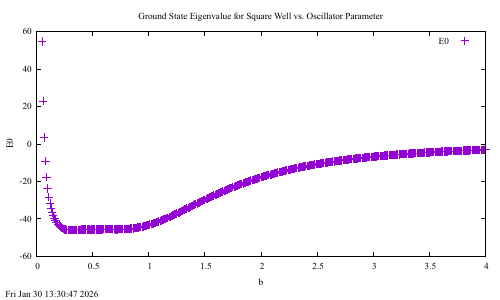

Write the gnuplot code that produced this figure.
set timestamp

set xlabel 'b'
set ylabel 'E0'
set title 'Ground State Eigenvalue for Square Well vs. Oscillator Parameter'

set key top right

#f(x) = a * x**b
#fit [4:512] f(x) "relative_errors.dat" using 1:2 via a, b
#fit_title = sprintf("%-+4.1f*x**%-+4.1f", a, b)

plot "b_search.dat" using 1:2 title 'E0'
#f(x) title fit_title

set xrange[0:4]

set terminal pdfcairo enhanced color font "Times New Roman, 10'
set output 'b_search.pdf'
replot
set output